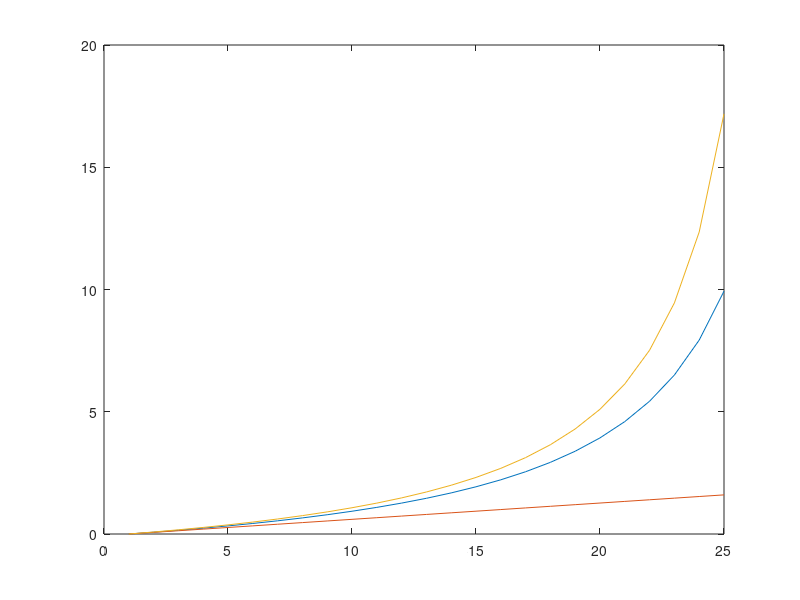

Here is the MATLAB script that generated this plot:
clear all, close all, clc;
n = 30;
k = 1:25;

FPE = (n+k)./(n-k);
AIC = 2*(k+1)/n;
AICc = (n+k)./(n-k-2);

FPE = FPE - FPE(1);
AIC = AIC - AIC(1);
AICc = AICc - AICc(1);

plot(FPE); hold on;
plot(AIC);hold on;
plot(AICc);hold off;